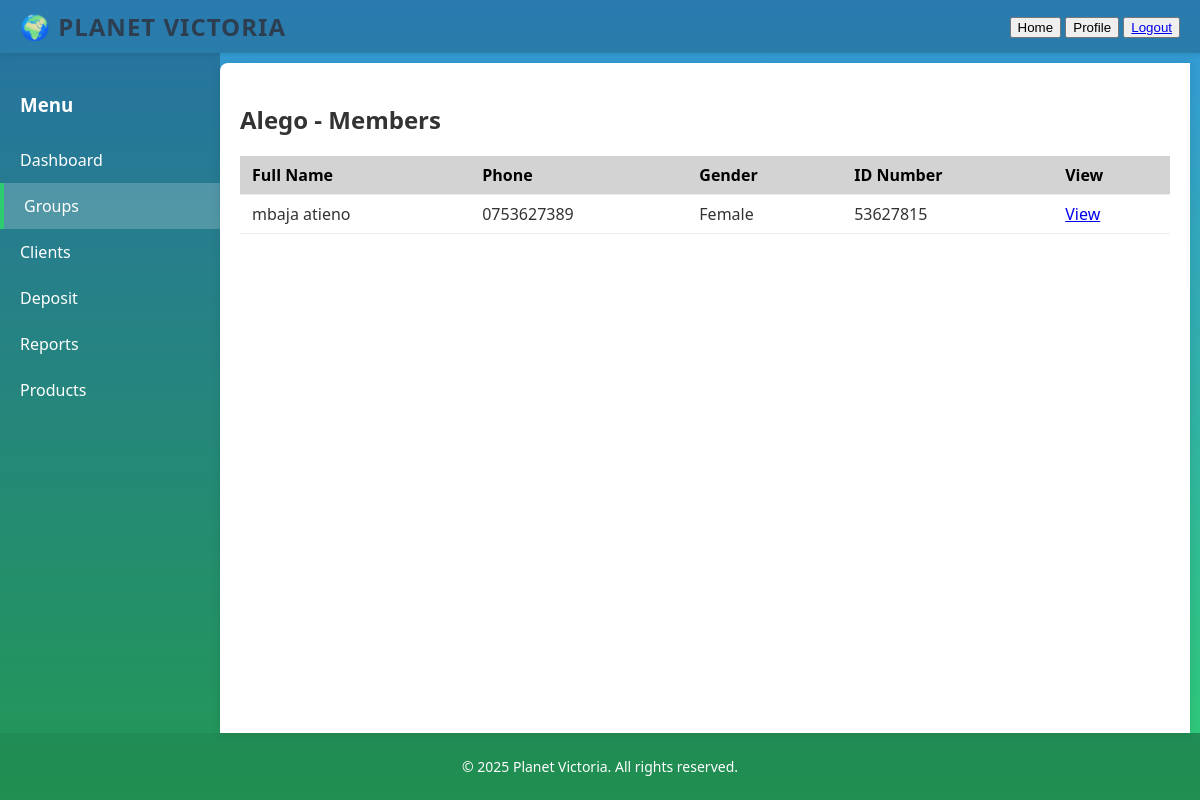
The page /groups/view.php?id=16 (signed in) on the database its author committed.
### tables this page shows
CREATE TABLE `groups` (
  `id` int(11) NOT NULL,
  `name` varchar(100) NOT NULL,
  `location` varchar(100) DEFAULT NULL,
  `formation_date` date DEFAULT NULL,
  `type` enum('farming','trading','artisan','women','youth') NOT NULL,
  `created_at` timestamp NOT NULL DEFAULT current_timestamp(),
  `officer_id` int(11) DEFAULT NULL,
  `branch_id` int(11) DEFAULT NULL
);

CREATE TABLE `clients` (
  `id` int(11) NOT NULL,
  `first_name` varchar(100) DEFAULT NULL,
  `last_name` varchar(100) DEFAULT NULL,
  `gender` varchar(10) DEFAULT NULL,
  `dob` date DEFAULT NULL,
  `id_number` varchar(50) DEFAULT NULL,
  `phone` varchar(20) DEFAULT NULL,
  `email` varchar(100) DEFAULT NULL,
  `address` text DEFAULT NULL,
  `city` varchar(100) DEFAULT NULL,
  `occupation` varchar(100) DEFAULT NULL,
  `income` decimal(10,2) DEFAULT NULL,
  `education` varchar(50) DEFAULT NULL,
  `notes` text DEFAULT NULL,
  `group_id` int(11) DEFAULT NULL,
  `branch` varchar(100) DEFAULT NULL,
  `officer_id` int(11) DEFAULT NULL,
  `status` enum('pending','approved') DEFAULT 'pending',
  `created_at` timestamp NOT NULL DEFAULT current_timestamp()
);

### groups/view.php (the view, shortened to what this page needs)
<?php
require_once '../db.php';
$groupId = $_GET['id'];
$stmt = $conn->prepare("SELECT * FROM groups WHERE id = ? ");
$stmt->execute([$groupId]);
$group = $stmt->fetch(PDO::FETCH_ASSOC);
$stmt = $conn->prepare("SELECT * FROM clients WHERE group_id = ? AND clients.status = 'approved'");
$stmt->execute([$groupId]);
$clients = $stmt->fetchAll(PDO::FETCH_ASSOC);
?>
<!DOCTYPE html>
<html lang="en">
<head>
    <link rel="stylesheet" href="../styles.css">
</head>
<body>
<div class="container">
    <header class="header">
        <div class="logo">🌍 Planet Victoria</div>
        <nav class="top-nav">
            <button class="nav-btn">Home</button>
            <button class="nav-btn">Profile</button>
            <button class="nav-btn"><a href="../logout.php">Logout</a></button>
        </nav>
    </header>
    <div class="sidebar">
        <h3>Menu</h3>
        <ul class="menu-items">
            <li><a href="../index.php">Dashboard</a></li>
            <li><a href="../groups/index.php" class="active">Groups</a></li>
            <li><a href="../clients/index.php">Clients</a></li>
            <li><a href="../deposit/index.php">Deposit</a></li>
            <li><a href="../reports/index.php">Reports</a></li>
            <li><a href="../products/index.php">Products</a></li>
        </ul>
    </div>
    <main class="content">
        <h2><?php echo htmlspecialchars($group['name']); ?> - Members</h2>
        <?php if (count($clients) > 0): ?>
            <table class="styled-table">
                <thead>
                    <tr>
                        <th>Full Name</th>
                        <th>Phone</th>
                        <th>Gender</th>
                        <th>ID Number</th>
                        <th>View</th>
                    </tr>
                </thead>
                <tbody>
                <?php foreach ($clients as $client): ?>
                    <tr>
                        <td><?php echo htmlspecialchars($client['first_name'] . ' ' . $client['last_name']); ?></td>
                        <td><?php echo htmlspecialchars($client['phone']); ?></td>
                        <td><?php echo htmlspecialchars($client['gender']); ?></td>
                        <td><?php echo htmlspecialchars($client['id_number']); ?></td>
                        <td><a class="btn-small" href="../clients/view.php?id=<?php echo $client['id']; ?>">View</a></td>
                    </tr>
                <?php endforeach; ?>
                </tbody>
            </table>
        <?php else: ?>
            <p>No members found in this group.</p>
        <?php endif; ?>
    </main>
    <footer class="footer">
        <p>© 2025 Planet Victoria. All rights reserved.</p>
    </footer>
</div>
</body>
</html>

### styles.css (style rules this page uses)
body { margin: 0; font-family: 'Segoe UI', Tahoma, Geneva, Verdana, sans-serif; background: linear-gradient(to bottom, #3498db, #2ecc71); min-height: 100vh; color: #333; }
.container { display: grid; grid-template-areas: "header header" "sidebar content" "footer footer"; grid-template-columns: 220px 1fr; grid-template-rows: auto 1fr auto; height: 100vh; }
.header { grid-area: header; display: flex; justify-content: space-between; align-items: center; background: rgba(0, 0, 0, 0.2); padding: 10px 20px; box-shadow: 0 2px 5px rgba(0,0,0,0.1); }
.logo { font-size: 24px; font-weight: 700; color: #2c3e50; text-transform: uppercase; letter-spacing: 1px; }
.sidebar { grid-area: sidebar; background: rgba(0, 0, 0, 0.25); padding: 20px 0; }
.sidebar h3 { color: white; padding: 0 20px; margin-bottom: 20px; }
.menu-items { list-style: none; padding: 0; margin: 0; }
.menu-items li a { display: block; color: white; padding: 12px 20px; text-decoration: none; transition: all 0.3s; }
.menu-items li a.active { background: rgba(255, 255, 255, 0.2); border-left: 4px solid #2ecc71; }
.content { grid-area: content; padding: 20px; background: white; border-radius: 8px 0 0 0; margin: 10px 10px 0 0; box-shadow: 0 0 10px rgba(0,0,0,0.1); overflow-y: auto; }
table { width: 100%; border-collapse: collapse; margin-top: 10px; }
th, td { padding: 12px 15px; text-align: left; border-bottom: 1px solid #ddd; }
th { background-color: #3498db; color: black; position: sticky; top: 0; }
.footer { grid-area: footer; background: rgba(0, 0, 0, 0.3); color: white; text-align: center; padding: 10px; font-size: 14px; }
.sidebar { transition: transform 0.3s ease; }
th, td { padding: 8px 12px; text-align: left; border-bottom: 1px solid #eee; }
th { background-color: lightgray; font-weight: 600; }

### rows shown on the page
groups: name "Alego"
clients: first_name+last_name "mbaja atieno", phone "0753627389", gender "Female", id_number "53627815"
